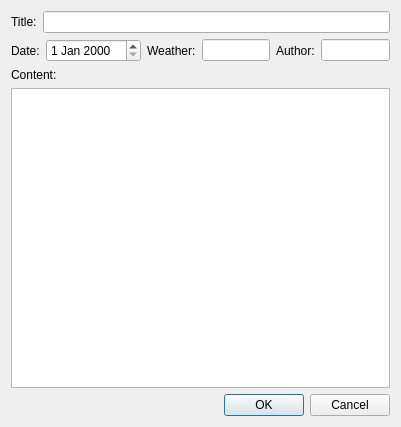
<?xml version="1.0" encoding="UTF-8"?>
<ui version="4.0">
 <class>InsertDialog</class>
 <widget class="QDialog" name="InsertDialog">
  <property name="geometry">
   <rect>
    <x>0</x>
    <y>0</y>
    <width>401</width>
    <height>427</height>
   </rect>
  </property>
  <property name="windowTitle">
   <string>Dialog</string>
  </property>
  <layout class="QGridLayout" name="gridLayout">
   <item row="3" column="0">
    <widget class="QTextEdit" name="contentEdt"/>
   </item>
   <item row="4" column="0">
    <widget class="QDialogButtonBox" name="buttonBox">
     <property name="orientation">
      <enum>Qt::Horizontal</enum>
     </property>
     <property name="standardButtons">
      <set>QDialogButtonBox::Cancel|QDialogButtonBox::Ok</set>
     </property>
    </widget>
   </item>
   <item row="0" column="0">
    <layout class="QHBoxLayout" name="horizontalLayout_2">
     <item>
      <widget class="QLabel" name="label">
       <property name="text">
        <string>Title:</string>
       </property>
      </widget>
     </item>
     <item>
      <widget class="QLineEdit" name="titleEdt"/>
     </item>
    </layout>
   </item>
   <item row="1" column="0">
    <layout class="QHBoxLayout" name="horizontalLayout">
     <item>
      <widget class="QLabel" name="label_2">
       <property name="text">
        <string>Date:</string>
       </property>
      </widget>
     </item>
     <item>
      <widget class="QDateEdit" name="dateEdit"/>
     </item>
     <item>
      <widget class="QLabel" name="label_3">
       <property name="text">
        <string>Weather:</string>
       </property>
      </widget>
     </item>
     <item>
      <widget class="QLineEdit" name="weatherEdt"/>
     </item>
     <item>
      <widget class="QLabel" name="label_4">
       <property name="text">
        <string>Author:</string>
       </property>
      </widget>
     </item>
     <item>
      <widget class="QLineEdit" name="authorEdt"/>
     </item>
    </layout>
   </item>
   <item row="2" column="0">
    <widget class="QLabel" name="label_5">
     <property name="text">
      <string>Content:</string>
     </property>
    </widget>
   </item>
  </layout>
 </widget>
 <resources/>
 <connections>
  <connection>
   <sender>buttonBox</sender>
   <signal>accepted()</signal>
   <receiver>InsertDialog</receiver>
   <slot>accept()</slot>
   <hints>
    <hint type="sourcelabel">
     <x>248</x>
     <y>254</y>
    </hint>
    <hint type="destinationlabel">
     <x>157</x>
     <y>274</y>
    </hint>
   </hints>
  </connection>
  <connection>
   <sender>buttonBox</sender>
   <signal>rejected()</signal>
   <receiver>InsertDialog</receiver>
   <slot>reject()</slot>
   <hints>
    <hint type="sourcelabel">
     <x>316</x>
     <y>260</y>
    </hint>
    <hint type="destinationlabel">
     <x>286</x>
     <y>274</y>
    </hint>
   </hints>
  </connection>
 </connections>
</ui>
